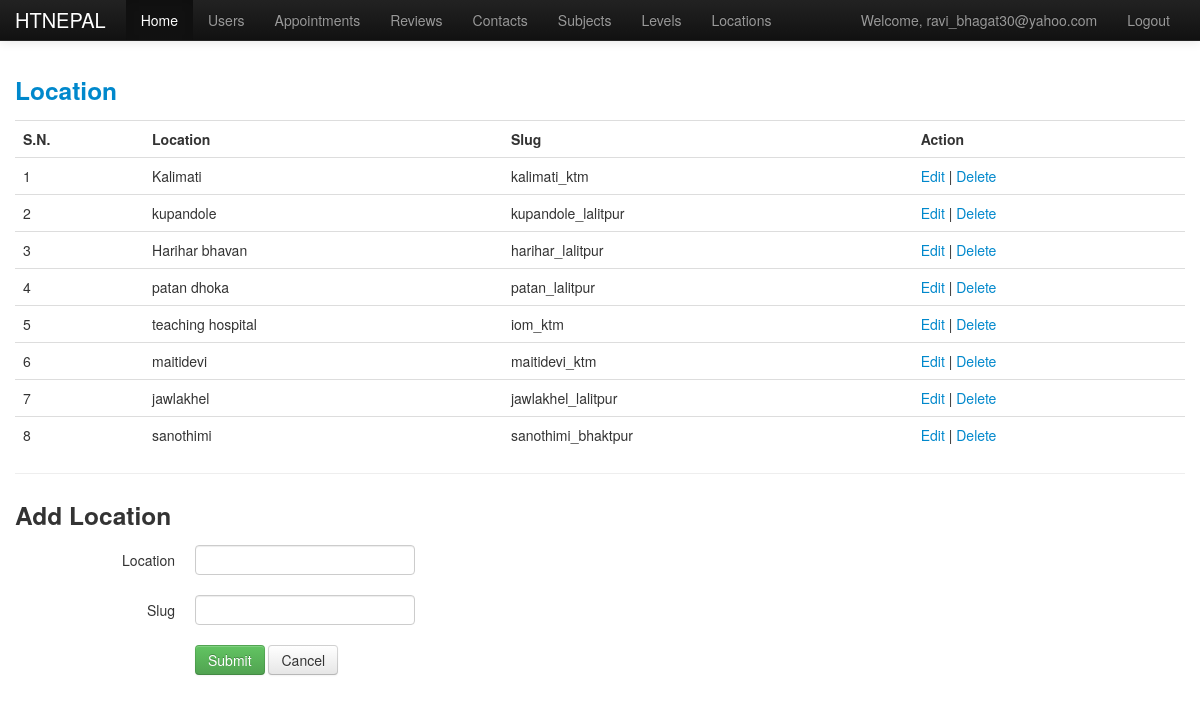
Page /backend/locations.php (signed in) on the committed database.
### tables this page shows
CREATE TABLE IF NOT EXISTS `locations` (
  `id` int(11) NOT NULL AUTO_INCREMENT,
  `location` varchar(255) NOT NULL,
  `slug` varchar(255) NOT NULL,
  PRIMARY KEY (`id`)
);

### backend/config.php (called while the page is built, shortened)
<?php
	$protocol = $_SERVER['HTTPS'] == '' ? 'http://' : 'https://';
	$self_url = $protocol . $_SERVER['HTTP_HOST']. $_SERVER['REQUEST_URI'];
?>

### backend/locations.php (the view, shortened to what this page needs)
<?php
    include "config.php";
	$table = 'locations';
	$get_all_query = "select * from $table";
	$all_result = mysql_query($get_all_query);
?>
<!DOCTYPE html>
<html lang="en">
  <head>
    <link href="assets/css/bootstrap.css" rel="stylesheet">
    <link href="assets/css/bootstrap-responsive.css" rel="stylesheet">
  </head>
  <body>
 <?php include "navbar.php";?>
    <div class="container">
	<a href="<?php echo $self_url; ?>"><h3>Location</h3></a>
	<?php if(mysql_num_rows($all_result)) { ?>
	<table class="table table-hover">
		<tr>
			<th>S.N.</th>
			<th>Location</th>
			<th>Slug</th>
			<th>Action</th>
		</tr>
		<?php $i=1; while( $single_row = mysql_fetch_assoc($all_result)) { ?>
			<tr>
				<td><?php echo $i;?></td>
				<td><?php echo $single_row['location']; ?></td>
				<td><?php echo $single_row['slug']; ?></td>
				<td>
					<a href="locations.php?form_action=edit&id=<?php echo $single_row['id'];?>">Edit</a> |
					<a href="locations.php?form_action=delete&id=<?php echo $single_row ['id'];?>">Delete</a>
				</td>
			</tr>
		<?php $i++; } ?>
		</table>
		<?php } else { ?>
		Sorry !! no data available.
		<?php } ?>
		<hr/>
		<?php include "locations_form.php"; ?>
    </div>
  </body>
</html>

### backend/locations.php (style rules this page uses)
body { padding-top: 60px; }

### rows in the picture
locations: location "Kalimati", slug "kalimati_ktm"
locations: location "kupandole", slug "kupandole_lalitpur"
locations: location "Harihar bhavan", slug "harihar_lalitpur"
locations: location "patan dhoka", slug "patan_lalitpur"
locations: location "teaching hospital", slug "iom_ktm"
locations: location "maitidevi", slug "maitidevi_ktm"
locations: location "jawlakhel", slug "jawlakhel_lalitpur"
locations: location "sanothimi", slug "sanothimi_bhaktpur"

### other values in the picture
$_SESSION['email'] "ravi_bhagat30@yahoo.com"
